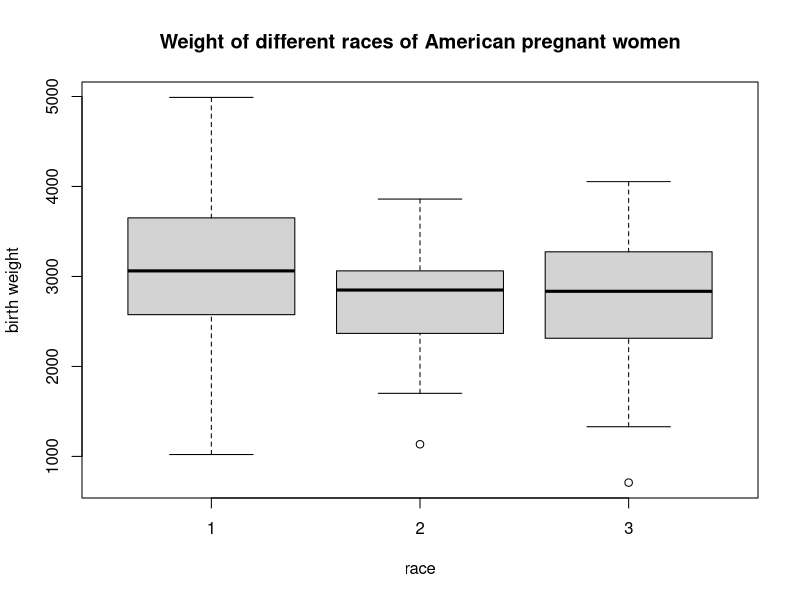

This chart was generated by the following R code:
## ---- chunk 1
library(MASS)
birthwt
## ---- chunk 2
n <- nrow(birthwt)
lwt_mean <- mean(birthwt$lwt)
lwt_sd <- sd(birthwt$lwt)
t_cv <- qt(1-0.05/2, df = n -1)
lwt_low <- lwt_mean - t_cv * lwt_sd / sqrt(n)
lwt_high <- lwt_mean + t_cv * lwt_sd / sqrt(n)
lwt_low # 125.43
lwt_high #134.20
## ---- chunk 3
birthwt$smoke
smoke <- subset(birthwt, subset = smoke == 1)
non_smoke <- subset(birthwt, subset = smoke == 0)

smoke_var <- var(smoke$lwt)
nonsmoke_var <- var(non_smoke$lwt)
n1 <- nrow(smoke)
n2 <- nrow(non_smoke)

F_test = smoke_var^2 / nonsmoke_var^2
F_cv <- qf(1-0.05/2, df1 = n1 - 1, df2 = n2 - 1)

# decision
ifelse(F_test > F_cv, "reject", "fail to reject") # Fail to reject
## ---- chunk 4
birthwt$ht
ht <- subset(birthwt, subset = ht == 1)
nonht <- subset(birthwt, subset = ht == 0)

p <- nrow(ht) / nrow(birthwt)
z_cv <- qnorm(1-0.01/2)
se <- sqrt((p * (1 - p))/n)

lower <- p - z_cv * se
upper <- p + z_cv * se
c(lower, upper)
## ---- chunk 5
ht_results <- prop.test(nrow(ht), n,
                        p = 0.20,
                        alternative = "less",
                        conf.level = 0.90)
ht_results
## ---- chunk 6
n_sui <- sum(smoke$ui == 1)
n_nsui <- sum(non_smoke$ui == 1)
n_sui
n_nsui

twosample_prop = prop.test(c(13, 15), n = c(74, 115), alternative = "two.sided",
          conf.level = 0.99)
twosample_prop
## ---- chunk 7
birthwt$race
birthwt$bwt

boxplot(bwt ~ race, data = birthwt,
        main="Weight of different races of American pregnant women",
        xlab="race", ylab="birth weight")

# ANOVA
res1 = aov(bwt ~ factor(race), data = birthwt)
summary(res1)

#Multiple comparison
pairwise.t.test(birthwt$bwt, birthwt$race, p.adj = 'bonferroni')
